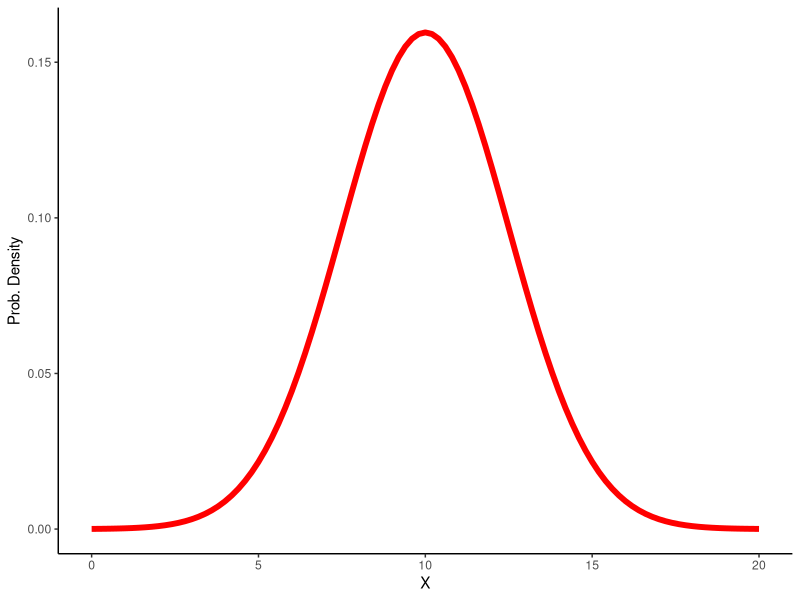
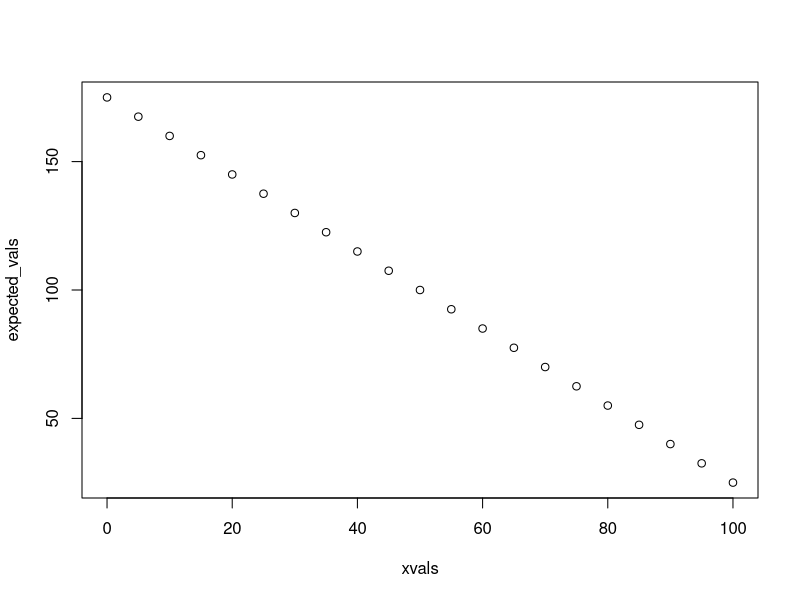
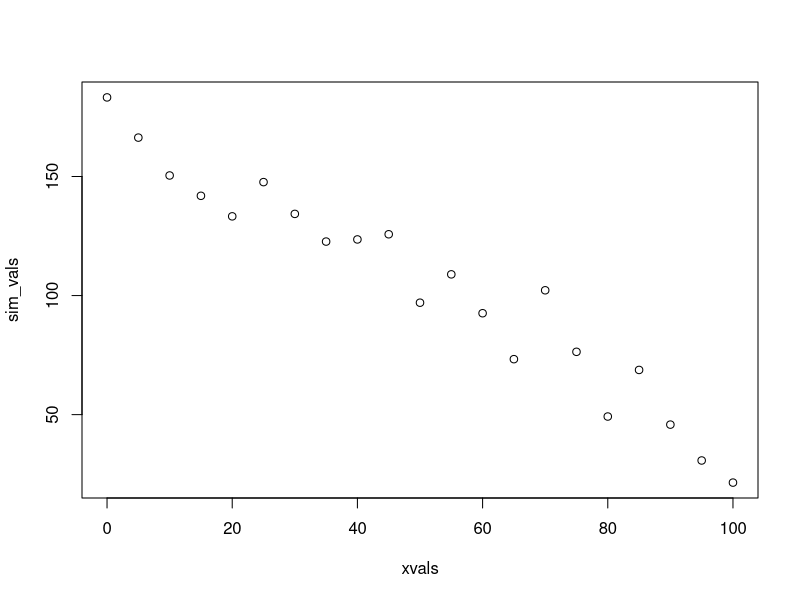
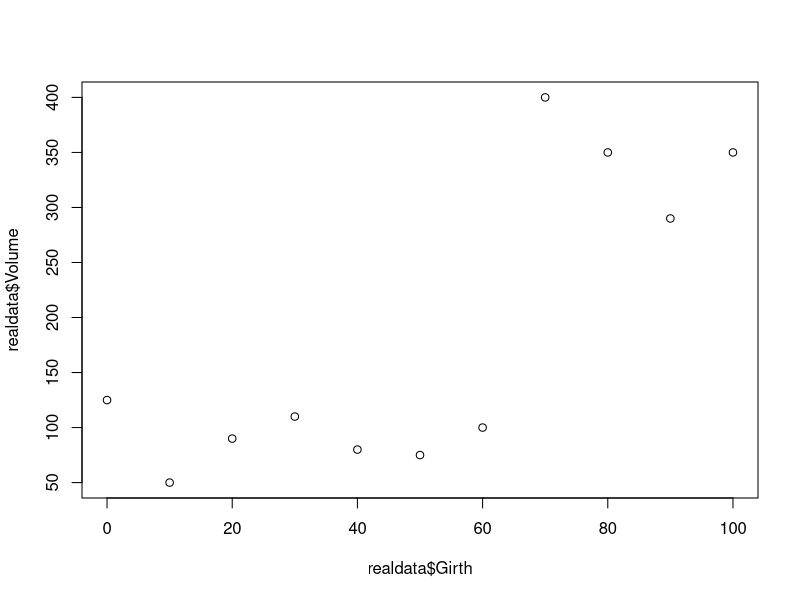
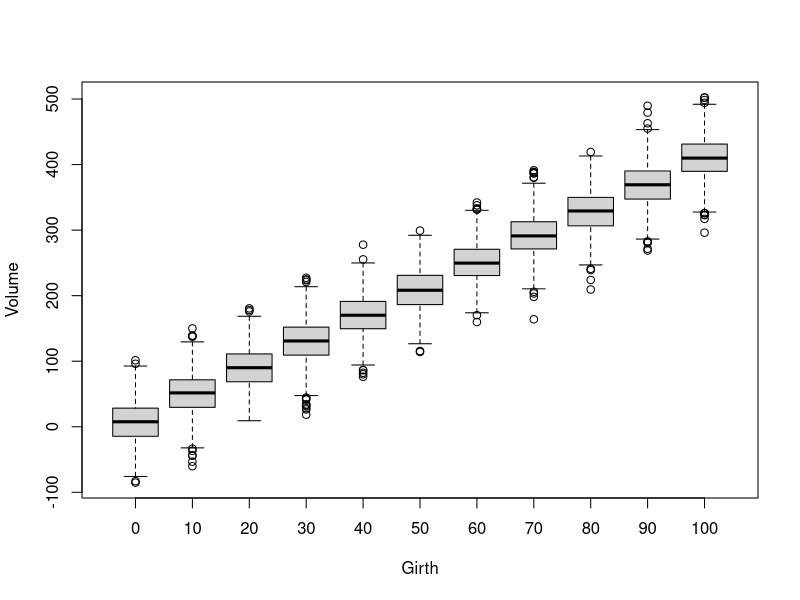
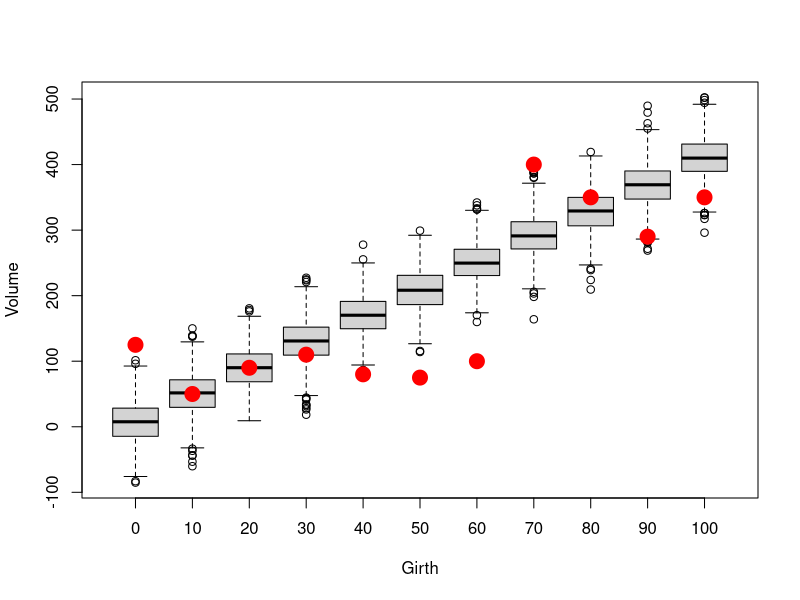
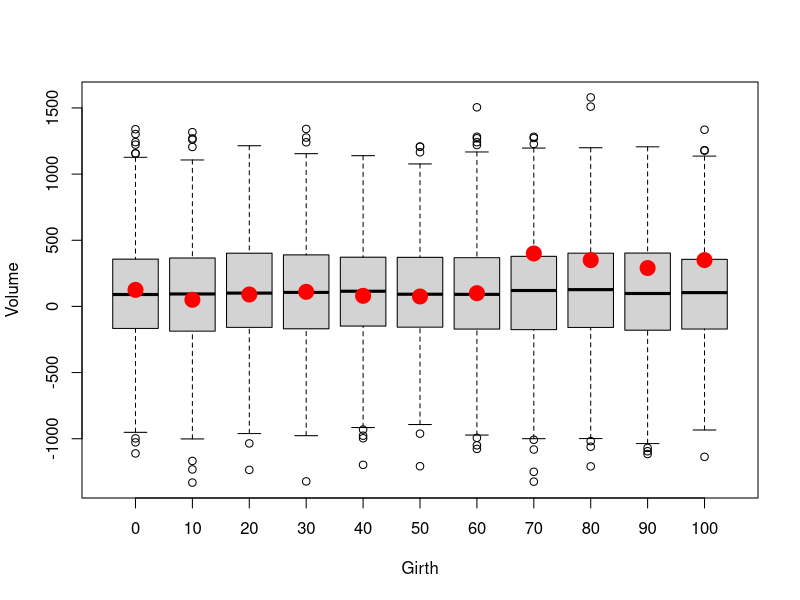

These figures' R source, in order:

#  NRES 746, Lecture 3  ------------------------
##  University of Nevada, Reno       
##  Data generating models                             
##     Building data simulation models
##     Deterministic and stochastic processes


# Random number generators  -------------------------------

runif(1,0,25)   # draw random numbers from various probability distributions
rpois(1,3.4)
rnorm(1,22,5.4)


# Short exercise:

# Generate 50 samples from Normal(mean=10,sd=4.1) 


# Generate 1000 samples from Poisson(mean=5.4)


# Generate 10 samples from Beta(shape1=0.1,shape2=0.1)


# Try some other distributions and parameters.  NOTE: you can visualize probability densities easily using the "curve" function. or in ggplot:

library(ggplot2)
ggplot() +
  stat_function(fun = dnorm,
                args = list(mean = 10, sd = 2.5),
                color = "red",
                linewidth = 2) +
  xlim(c(0,20)) +
  labs(x="X",y="Prob. Density") +
  theme_classic()
  

# curve(dnorm(x,0,2),-10,10)   # base R version is simpler in this case...

# What happens when you try to use a discrete distribution?


# SIMULATE DATA: ------------------
#  decompose into deterministic and stochastic components (linear regression example)

## Deterministic component  -----------------------------------------

#   define function for transforming a predictor variable into an expected response (linear regression)

    # Arguments:
      # x: vector of covariate values (predictor variable)
      # a: the intercept of a linear relationship mapping the covariate to an expected response
      # b: the slope of a linear relationship mapping the covariate to an expected response

deterministic_component <- function(x,a,b) {a + b*x}   # specify a deterministic, linear functional form

xvals = seq(0,100,5)  # define the values of a hypothetical predictor variable (e.g., tree girth)

expected_vals <- deterministic_component(xvals,175,-1.5)   # use the deterministic component to determine the expected response (e.g., tree volume)
expected_vals

plot(xvals,expected_vals)   # plot out the relationship

# plot(xvals,expected_vals,type="l")    # alternatively, plot as a line


## Stochastic component -------------------------------------------- 
##    define a function for transforming an expected (deterministic) response and adding a layer of "noise" on top!

    # Arguments:
      # x: vector of expected responses
      # sd: standard deviation of the "noise" component epsilon
stochastic_component <- function(x,sd){ rnorm(length(x),x,sd)}       # add a layer of "noise" on top of the expected response values

    ### Simulate stochastic data!!
sim_vals <- stochastic_component(expected_vals,sd=10)   # try it- run the function to add noise to your expected values. 

plot(xvals,sim_vals)     # plot it- it should look much more "noisy" now!

# ALTERNATIVELY:

sim_vals <- stochastic_component(deterministic_component(xvals,175,-1.5),10)    # stochastic "shell" surrounds a deterministic "core"    


# Goodness-of-fit test! -------------------------------------

    # Do the data fall into the range of plausible values produced by this model?

# Imagine you have the following "real" data (e.g., tree volumes). 

realdata <- data.frame(Volume=c(125,50,90,110,80,75,100,400,350,290,350),Girth=seq(0,100,10))
plot(realdata$Girth,realdata$Volume)


# Simulate many datasets from our hypothesized data generating model (intercept=10,slope=4,variance=1000):

lots <- 1000    # specify number to approximate infinity
N <- nrow(realdata)    # define the number of data points we should generate for each simulation "experiment"

simresults = replicate(lots, rnorm(N,10+realdata$Girth*4,31))

    # now make a boxplot of the results
boxplot(t(simresults),xaxt="n",ylab="Volume",xlab="Girth")    # (repeat) make a boxplot of the simulation results
axis(1,at=c(1:N),labels=realdata$Girth)                          # add x axis labels 


# Now overlay the "real" data
    # how well does the model fit the data?

boxplot(t(simresults),xaxt="n",ylab="Volume",xlab="Girth")    # (repeat) make a boxplot of the simulation results
axis(1,at=c(1:N),labels=realdata$Girth)                          # add x axis labels 
points(c(1:N),realdata$Volume,pch=20,cex=3,col="red",xaxt="n")     # this time, overlay the "real" data 


# Let's simulate many datasets from a 'null' model (intercept=100,slope=0,sd=400):

simresults = replicate(lots, rnorm(N,100,400))
boxplot(t(simresults),xaxt="n",ylab="Volume",xlab="Girth")    # (repeat) make a boxplot of the simulation results
axis(1,at=c(1:N),labels=realdata$Girth)                          # add x axis labels 
points(c(1:N),realdata$Volume,pch=20,cex=3,col="red",xaxt="n")     # this time, overlay the "real" data 






# Power analysis example ---------------------------------
#    designing a monitoring program for a rare species


   ### first, let's develop some helper functions:

## helper function 1 ---------------------------
# function for computing the probability of observing each animal in a single multi-day, multi-observer survey

    # Arguments:
      # N: population abundance
      # people: number of survey participants each day
      # days: survey duration, in days
      # pObs: prob of detection per person per day

SurvProb <- function(N=1000,people=1,days=3,pObs=0.02){
  probPerDay <- 1-(1-pObs)^people      # define the probability of detection per animal per day
  1-(1-probPerDay)^days       # define the probability of detection per animal for the entire survey
}
SurvProb(500,people=2,days=7,pObs=0.02)   # test the new function


## function: simulate monitoring data ----------------------------

# develop a function for simulating monitoring data from a declining population

    # Arguments:
      # N0: true initial population abundance
      # trend: proportional change in population size from last year
      # nyears: duration of simulation
      # people: number of survey participants each day
      # days: survey duration, in days
      # survint: survey interval, in years (e.g., 2 means surveys are conducted every other year)

SimulateMonitoringData <- function(N0=1000,trend=-0.03,nyears=25,people=1,days=3,survint=2){
  realAbund <- floor(N0 * (1+trend)^(0:(nyears-1)))   # no fractional individuals
  detected <- sapply(realAbund, function(t)  rbinom(1,t, SurvProb(t,people=people,days=days,pObs=0.02)   ) )
  detected[!c(0:(nyears-1))%%survint==0] <- NA            # if the survey is not performed that year, return a missing value
  detected       # return the number of individuals detected
}

SimulateMonitoringData(N0=1000,trend=-0.03,nyears=25,people=1,days=3,survint=4)    # test the new function


## function: assessing whether or not a decline was detected ------------------------

    # Arguments:
      # monitoringData: simulated results from a long-term monitoring study
      # alpha: define acceptable type-I error rate (acceptable false positive rate)

IsDecline <- function(monitoringData,alpha=0.05){
  time <- 1:length(monitoringData)      # vector of survey years
  model <- lm(monitoringData~time)    # for now, let's use ordinary linear regression (perform linear regression on simulated monitoring data)
  p_value <- summary(model)$coefficients["time","Pr(>|t|)"]      # extract the p-value  
  isdecline <- ifelse(summary(model)$coefficients["time","Estimate"]<0,TRUE,FALSE)     # determine if the simulated monitoring data determined a "significant" decline
  sig_decline <- ifelse((p_value<=alpha)&(isdecline),TRUE,FALSE)    # if declining and significant trend, then the monitoring protocol successfully diagnosed a decline
  return(sig_decline)
}

IsDecline(monitoringData=c(10,20,NA,15,1),alpha=0.05)    # test the function


## Review lab exercise (lab 2) ----------------------------
##     develop a "power" function to return the statistical power to detect a decline under alternative monitoring schemes...

GetPower <- function(N0,trend,nyears,people,days,survint,alpha){
     # fill this in!
  return(Power)
}
